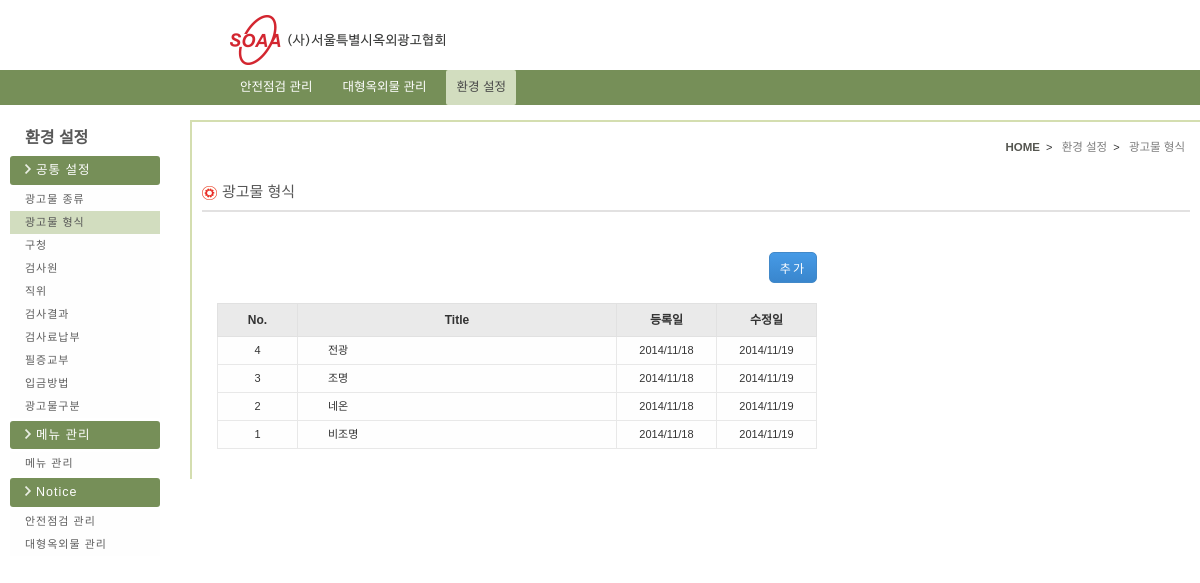
Screenshot of /settings/outdoor_act_type.php with the database file from the repository.
### tables this page shows
CREATE TABLE `common_selectbox` (
  `code` varchar(2) NOT NULL default '',
  `en_nm` varchar(15) NOT NULL default '',
  `ko_nm` varchar(15) default NULL,
  `title_nm` varchar(10) default NULL,
  `url` varchar(20) default NULL,
  `insert_date` varchar(10) default NULL,
  `update_date` varchar(10) default NULL,
  `order_idx` smallint(11) default NULL,
  PRIMARY KEY  (`code`,`en_nm`)
);

### config/function.php (called while the page is built, shortened)
<?
function fn_select($condition, $tbl, $where){
	$sql =  "SELECT " . $condition;
	$sql .= " FROM " . $tbl;
	if($where){
		$sql .= " WHERE " . $where;
	}
	$result = mysql_query($sql);
	return $result;
}
function fn_select_fetch_array($condition, $tbl, $where){
	$sql =  "SELECT " . $condition;
	$sql .= " FROM " . $tbl;
	if($where){
		$sql .= " WHERE " . $where;
	}
	$result =	mysql_query($sql);
	$rs		=	mysql_fetch_array($result);
	return $rs;
}
function fn_select_cnt($condition, $tbl, $where){
	$sql =  "SELECT " . $condition;
	$sql .= " FROM " . $tbl;
	if($where){
		$sql .= " WHERE " . $where;
	}
	$result =	mysql_query($sql);
	$rs_cnt	=	mysql_num_rows($result);
	return $rs_cnt;
}
?>

### settings/outdoor_act_type.php (the view, shortened to what this page needs)
<?  include $_SERVER["DOCUMENT_ROOT"] . "/settings/left_menu.php"; ?>
<link rel="stylesheet" type="text/css" href="../css/admin/configuration.css">
<?
	$rs = fn_select_fetch_array("distinct(title_nm)","common_selectbox","code='05'")
?>
<section class="contents">
            	<div class="contents_con">
                    <div class="top_unit">
                        <div class="inner_jump">
							<a href="/safeChk_Mng/soaa_list.php"><span class="first">HOME</span></a>&nbsp;&nbsp;&gt;&nbsp;&nbsp;
							<a href="/settings/outdoor_act_cate.php">환경&nbsp;설정</a>&nbsp;&nbsp;&gt;&nbsp;&nbsp;
							<a href="/settings/<?=$this_page[0]?>"><?=$rs["title_nm"]?></a>
						</div>
                        <p class="contop_title"><img src="../img/set_icon.png" alt="icon"><?=$rs["title_nm"]?></p>
                    </div>
                    <div class="line"></div>
                    <div class="contain">
                        <div class="confi_box">
                            <div class="confi_btn"><input type="button" value="추가" id="submit_btn" onclick="addList('05')"></div>
                            <div class="confi_table">
                                <table>
                                    <colgroup>
                                        <col width="80px">
                                        <col width="319px">
                                        <col width="100px">
                                        <col width="100px">
                                    </colgroup>
                                    <tr>
                                        <th>No.</th>
                                        <th>Title</th>
                                        <th>등록일</th>
                                        <th>수정일</th>
                                    </tr>
									<?
										$tot_cnt = fn_select_cnt("*", "common_selectbox", "code='05'");
										$result = fn_select("code, en_nm, ko_nm, insert_date, update_date", "common_selectbox", "code='05'");
										while($rs = mysql_fetch_array($result)){
											$code = $rs["code"];
											$en_nm = $rs["en_nm"];
											$insert_date = explode("-", $rs["insert_date"]);
											$update_date = explode("-", $rs["update_date"]);
									?>
                                    <tr>
                                        <td class="no"><?=$tot_cnt?></td>
                                        <td class="type"><a href="javascript:void(0)" onclick="updateList('<?=$code?>','<?=$en_nm?>');"><?=$rs["ko_nm"]?></a></td>
                                        <td class="reg_date"><?=$insert_date[0]?>/<?=$insert_date[1]?>/<?=$insert_date[2]?></td>
                                        <td class="mod_date"><?=$update_date[0]?>/<?=$update_date[1]?>/<?=$update_date[2]?></td>
                                    </tr>
									<?
										$tot_cnt--;
										} ?>
                                </table>
                            </div>
                        </div>
                    </div>
                </div>
            </section>
        </section>
	</div>
</body>
</html>

### css/admin/common.css (style rules this page uses)
body { margin:0;padding:0;font-family:'nanumbarun_gothic',sans-serif, Arial;font-size:11px;color:#333 }
adress, article, aside,figure,footer, header, hgroup, menu, nav, section { display:block }
a { text-decoration:none;color:#333 }
html { overflow-x:auto;overflow-y:scroll;min-height:1000px; }
img { border:0;outline:none }
.contents { overflow:hidden;padding-left:30px; }
.contents_con { overflow:hidden;padding:10px;border-top:2px solid #d4deb0;border-left:2px solid #d4deb0 }
.top_unit { overflow:hidden }
.inner_jump { display:inline-block;float:right;margin:10px 5px 10px 0 }
.first { font-weight:bold;color:#555650 }
.inner_jump a { font-size:11.5px;color:#7d7d7d }
.contop_title { overflow:hidden;font-family:'nanumgothic_Bold',sans-serif;font-size:15px;color:#565656;margin-top:20px }
.contop_title img { vertical-align:middle;margin-right:5px }
.line { border-top:2px solid #e2e1e1;margin-top:10px }
.contain { width:99%;overflow:hidden;margin:10px auto }

### css/admin/configuration.css (style rules this page uses)
.confi_box { width:600px;height:auto;margin:10px }
.confi_btn { float:right;margin:20px 0 }
.confi_table { width:600px;overflow:hidden }
.confi_table table { width:100% }
.confi_table th { background:#eaeaea;border:1px solid #e1e1e1;padding:10px 0;font-size:12px }
.confi_table td { background:#fefefe;border:1px solid #e8e8e8;padding-top:8px;padding-bottom:8px }
.no,.reg_date,.mod_date { text-align:center }
.type { padding:0 30px }
#submit_btn { background:#3986cd;background:-webkit-gradient(linear, left top, left bottom, from(#469ae6), to(#3986cd));background:-moz-linear-gradient(top, #469ae6, #3986cd); filter:progid:DXImageTransform.Microsoft.gradient(startColorstr='#469ae6', endColorstr='#3986cd');color:#fff;border:solid 1px #4289c9;border-radius:5px;-moz-border-radius:5px;-webkit-border-radius:5px;-o-border-radius:5px;padding:6px 10px;cursor:pointer;font-family:'nanumgothic_Bold',sans-serif;letter-spacing:2px;font-size:12px }

### rows the page displays
common_selectbox: ko_nm "전광", insert_date "2014", insert_date "11", insert_date "18", update_date "2014", update_date "11", update_date "19"
common_selectbox: ko_nm "조명", insert_date "2014", insert_date "11", insert_date "18", update_date "2014", update_date "11", update_date "19"
common_selectbox: ko_nm "네온", insert_date "2014", insert_date "11", insert_date "18", update_date "2014", update_date "11", update_date "19"
common_selectbox: ko_nm "비조명", insert_date "2014", insert_date "11", insert_date "18", update_date "2014", update_date "11", update_date "19"

### other values shown
$rs["title_nm"] "광고물 종류"
$rs["title_nm"] "광고물 형식"
$rs["title_nm"] "구청"
$rs["title_nm"] "검사원"
$rs["title_nm"] "직위"
$rs["title_nm"] "검사결과"
$rs["title_nm"] "검사료납부"
$rs["title_nm"] "필증교부"
$rs["title_nm"] "입금방법"
$rs["title_nm"] "광고물구분"
